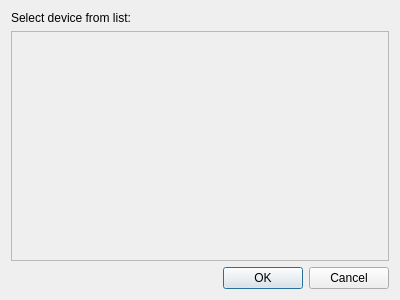
<?xml version="1.0" encoding="UTF-8"?>
<ui version="4.0">
 <class>SelectDeviceDialog</class>
 <widget class="QDialog" name="SelectDeviceDialog">
  <property name="geometry">
   <rect>
    <x>0</x>
    <y>0</y>
    <width>400</width>
    <height>300</height>
   </rect>
  </property>
  <property name="windowTitle">
   <string>Select Device</string>
  </property>
  <layout class="QVBoxLayout" name="verticalLayout">
   <item>
    <widget class="QLabel" name="label">
     <property name="text">
      <string>Select device from list:</string>
     </property>
    </widget>
   </item>
   <item>
    <widget class="QScrollArea" name="scrollArea">
     <property name="widgetResizable">
      <bool>true</bool>
     </property>
     <widget class="QWidget" name="scrollAreaWidgetContents">
      <property name="geometry">
       <rect>
        <x>0</x>
        <y>0</y>
        <width>380</width>
        <height>216</height>
       </rect>
      </property>
     </widget>
    </widget>
   </item>
   <item>
    <widget class="QDialogButtonBox" name="buttonBox">
     <property name="orientation">
      <enum>Qt::Horizontal</enum>
     </property>
     <property name="standardButtons">
      <set>QDialogButtonBox::Cancel|QDialogButtonBox::Ok</set>
     </property>
    </widget>
   </item>
  </layout>
 </widget>
 <resources/>
 <connections>
  <connection>
   <sender>buttonBox</sender>
   <signal>accepted()</signal>
   <receiver>SelectDeviceDialog</receiver>
   <slot>accept()</slot>
   <hints>
    <hint type="sourcelabel">
     <x>248</x>
     <y>254</y>
    </hint>
    <hint type="destinationlabel">
     <x>157</x>
     <y>274</y>
    </hint>
   </hints>
  </connection>
  <connection>
   <sender>buttonBox</sender>
   <signal>rejected()</signal>
   <receiver>SelectDeviceDialog</receiver>
   <slot>reject()</slot>
   <hints>
    <hint type="sourcelabel">
     <x>316</x>
     <y>260</y>
    </hint>
    <hint type="destinationlabel">
     <x>286</x>
     <y>274</y>
    </hint>
   </hints>
  </connection>
 </connections>
</ui>
